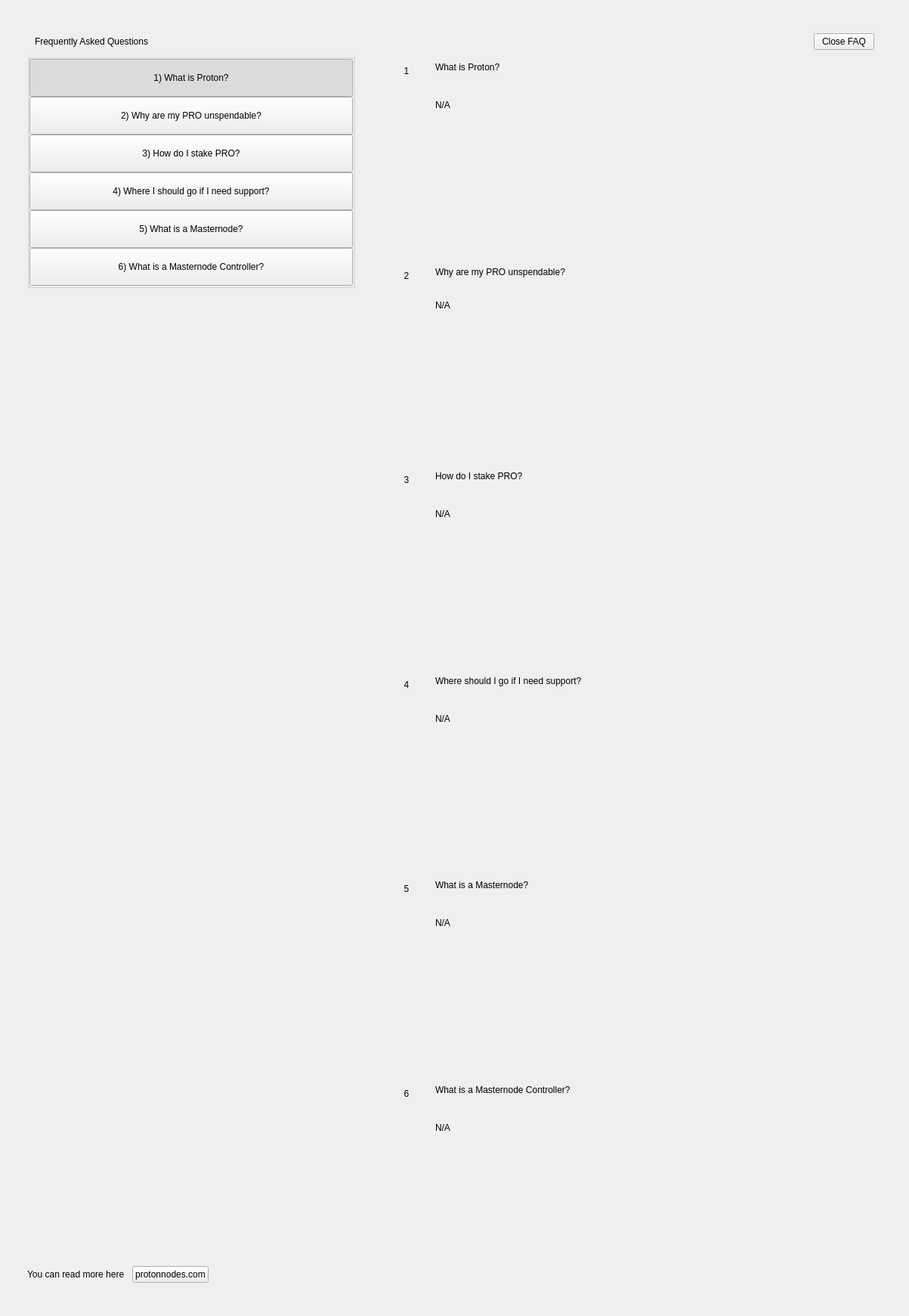
<?xml version="1.0" encoding="UTF-8"?>
<ui version="4.0">
 <class>SettingsFaqWidget</class>
 <widget class="QWidget" name="SettingsFaqWidget">
  <property name="geometry">
   <rect>
    <x>0</x>
    <y>0</y>
    <width>1203</width>
    <height>1741</height>
   </rect>
  </property>
  <property name="windowTitle">
   <string>Form</string>
  </property>
  <layout class="QHBoxLayout" name="horizontalLayout" stretch="0">
   <property name="spacing">
    <number>0</number>
   </property>
   <property name="leftMargin">
    <number>0</number>
   </property>
   <property name="topMargin">
    <number>0</number>
   </property>
   <property name="rightMargin">
    <number>0</number>
   </property>
   <property name="bottomMargin">
    <number>0</number>
   </property>
   <item>
    <widget class="PFBorderImage" name="container">
     <layout class="QVBoxLayout" name="verticalLayoutcont">
      <property name="leftMargin">
       <number>36</number>
      </property>
      <property name="topMargin">
       <number>44</number>
      </property>
      <property name="rightMargin">
       <number>36</number>
      </property>
      <property name="bottomMargin">
       <number>44</number>
      </property>
      <item>
       <layout class="QHBoxLayout" name="horizontalLayout_3">
        <property name="spacing">
         <number>0</number>
        </property>
        <property name="leftMargin">
         <number>10</number>
        </property>
        <property name="rightMargin">
         <number>10</number>
        </property>
        <item>
         <widget class="QLabel" name="labelTitle">
          <property name="text">
           <string>Frequently Asked Questions</string>
          </property>
         </widget>
        </item>
        <item>
         <spacer name="horizontalSpacer">
          <property name="orientation">
           <enum>Qt::Horizontal</enum>
          </property>
          <property name="sizeHint" stdset="0">
           <size>
            <width>40</width>
            <height>20</height>
           </size>
          </property>
         </spacer>
        </item>
        <item>
         <widget class="QPushButton" name="pushButtonExit">
          <property name="text">
           <string>Close FAQ</string>
          </property>
         </widget>
        </item>
       </layout>
      </item>
      <item>
       <layout class="QHBoxLayout" name="horizontalLayout_6" stretch="2,0,3">
        <item>
         <widget class="QWidget" name="left" native="true">
          <layout class="QVBoxLayout" name="verticalLayout_3">
           <property name="leftMargin">
            <number>0</number>
           </property>
           <property name="topMargin">
            <number>0</number>
           </property>
           <property name="rightMargin">
            <number>0</number>
           </property>
           <property name="bottomMargin">
            <number>0</number>
           </property>
           <item>
            <layout class="QVBoxLayout" name="verticalLayout_2">
             <property name="spacing">
              <number>0</number>
             </property>
             <item>
              <widget class="QWidget" name="containerButtons" native="true">
               <layout class="QVBoxLayout" name="verticalLayout">
                <property name="spacing">
                 <number>0</number>
                </property>
                <property name="leftMargin">
                 <number>0</number>
                </property>
                <property name="topMargin">
                 <number>0</number>
                </property>
                <property name="rightMargin">
                 <number>0</number>
                </property>
                <property name="bottomMargin">
                 <number>0</number>
                </property>
                <item>
                 <widget class="QGroupBox" name="groupBox">
                  <property name="title">
                   <string/>
                  </property>
                  <layout class="QVBoxLayout" name="verticalLayout_9">
                   <property name="spacing">
                    <number>0</number>
                   </property>
                   <property name="leftMargin">
                    <number>0</number>
                   </property>
                   <property name="topMargin">
                    <number>0</number>
                   </property>
                   <property name="rightMargin">
                    <number>0</number>
                   </property>
                   <property name="bottomMargin">
                    <number>0</number>
                   </property>
                   <item>
                    <widget class="QPushButton" name="pushButton_Intro">
                     <property name="minimumSize">
                      <size>
                       <width>0</width>
                       <height>50</height>
                      </size>
                     </property>
                     <property name="maximumSize">
                      <size>
                       <width>16777215</width>
                       <height>50</height>
                      </size>
                     </property>
                     <property name="focusPolicy">
                      <enum>Qt::NoFocus</enum>
                     </property>
                     <property name="text">
                      <string>1) What is Proton?</string>
                     </property>
                     <property name="checkable">
                      <bool>true</bool>
                     </property>
                     <property name="checked">
                      <bool>true</bool>
                     </property>
                     <property name="autoExclusive">
                      <bool>true</bool>
                     </property>
                    </widget>
                   </item>
                   <item>
                    <widget class="QPushButton" name="pushButton_UnspendablePRO">
                     <property name="minimumSize">
                      <size>
                       <width>0</width>
                       <height>50</height>
                      </size>
                     </property>
                     <property name="maximumSize">
                      <size>
                       <width>16777215</width>
                       <height>50</height>
                      </size>
                     </property>
                     <property name="focusPolicy">
                      <enum>Qt::NoFocus</enum>
                     </property>
                     <property name="text">
                      <string>2) Why are my PRO unspendable?</string>
                     </property>
                     <property name="checkable">
                      <bool>true</bool>
                     </property>
                     <property name="autoExclusive">
                      <bool>true</bool>
                     </property>
                    </widget>
                   </item>
                   <item>
                    <widget class="QPushButton" name="pushButton_Stake">
                     <property name="minimumSize">
                      <size>
                       <width>0</width>
                       <height>50</height>
                      </size>
                     </property>
                     <property name="focusPolicy">
                      <enum>Qt::NoFocus</enum>
                     </property>
                     <property name="text">
                      <string>3) How do I stake PRO?</string>
                     </property>
                     <property name="checkable">
                      <bool>true</bool>
                     </property>
                     <property name="autoExclusive">
                      <bool>true</bool>
                     </property>
                    </widget>
                   </item>
                   <item>
                    <widget class="QPushButton" name="pushButton_Support">
                     <property name="minimumSize">
                      <size>
                       <width>0</width>
                       <height>50</height>
                      </size>
                     </property>
                     <property name="focusPolicy">
                      <enum>Qt::NoFocus</enum>
                     </property>
                     <property name="text">
                      <string>4) Where I should go if I need support?</string>
                     </property>
                     <property name="checkable">
                      <bool>true</bool>
                     </property>
                     <property name="autoExclusive">
                      <bool>true</bool>
                     </property>
                    </widget>
                   </item>
                   <item>
                    <widget class="QPushButton" name="pushButton_Masternode">
                     <property name="minimumSize">
                      <size>
                       <width>0</width>
                       <height>50</height>
                      </size>
                     </property>
                     <property name="focusPolicy">
                      <enum>Qt::NoFocus</enum>
                     </property>
                     <property name="text">
                      <string>5) What is a Masternode?</string>
                     </property>
                     <property name="checkable">
                      <bool>true</bool>
                     </property>
                     <property name="autoExclusive">
                      <bool>true</bool>
                     </property>
                    </widget>
                   </item>
                   <item>
                    <widget class="QPushButton" name="pushButton_MNController">
                     <property name="minimumSize">
                      <size>
                       <width>0</width>
                       <height>50</height>
                      </size>
                     </property>
                     <property name="focusPolicy">
                      <enum>Qt::NoFocus</enum>
                     </property>
                     <property name="text">
                      <string>6) What is a Masternode Controller?</string>
                     </property>
                     <property name="checkable">
                      <bool>true</bool>
                     </property>
                     <property name="autoExclusive">
                      <bool>true</bool>
                     </property>
                    </widget>
                   </item>
                  </layout>
                 </widget>
                </item>
               </layout>
              </widget>
             </item>
             <item>
              <spacer name="verticalSpacer">
               <property name="orientation">
                <enum>Qt::Vertical</enum>
               </property>
               <property name="sizeHint" stdset="0">
                <size>
                 <width>20</width>
                 <height>40</height>
                </size>
               </property>
              </spacer>
             </item>
             <item>
              <layout class="QHBoxLayout" name="horizontalLayout_2">
               <item>
                <widget class="QLabel" name="labelWebLink">
                 <property name="text">
                  <string>You can read more here</string>
                 </property>
                </widget>
               </item>
               <item>
                <spacer name="horizontalSpacer_4">
                 <property name="orientation">
                  <enum>Qt::Horizontal</enum>
                 </property>
                 <property name="sizeType">
                  <enum>QSizePolicy::Minimum</enum>
                 </property>
                 <property name="sizeHint" stdset="0">
                  <size>
                   <width>10</width>
                   <height>20</height>
                  </size>
                 </property>
                </spacer>
               </item>
               <item>
                <widget class="QPushButton" name="pushButtonWebLink">
                 <property name="focusPolicy">
                  <enum>Qt::NoFocus</enum>
                 </property>
                 <property name="text">
                  <string>protonnodes.com</string>
                 </property>
                </widget>
               </item>
               <item>
                <spacer name="horizontalSpacer_2">
                 <property name="orientation">
                  <enum>Qt::Horizontal</enum>
                 </property>
                 <property name="sizeHint" stdset="0">
                  <size>
                   <width>40</width>
                   <height>20</height>
                  </size>
                 </property>
                </spacer>
               </item>
              </layout>
             </item>
            </layout>
           </item>
          </layout>
         </widget>
        </item>
        <item>
         <spacer name="horizontalSpacer_3">
          <property name="orientation">
           <enum>Qt::Horizontal</enum>
          </property>
          <property name="sizeType">
           <enum>QSizePolicy::Minimum</enum>
          </property>
          <property name="sizeHint" stdset="0">
           <size>
            <width>40</width>
            <height>20</height>
           </size>
          </property>
         </spacer>
        </item>
        <item>
         <widget class="QWidget" name="right" native="true">
          <layout class="QVBoxLayout" name="verticalLayout_5">
           <property name="leftMargin">
            <number>0</number>
           </property>
           <property name="topMargin">
            <number>0</number>
           </property>
           <property name="rightMargin">
            <number>0</number>
           </property>
           <property name="bottomMargin">
            <number>0</number>
           </property>
           <item>
            <layout class="QVBoxLayout" name="verticalLayout_6">
             <property name="spacing">
              <number>0</number>
             </property>
             <item>
              <widget class="QScrollArea" name="scrollAreaFaq">
               <property name="styleSheet">
                <string notr="true">#scrollAreaFaq { background:transparent; }</string>
               </property>
               <property name="horizontalScrollBarPolicy">
                <enum>Qt::ScrollBarAlwaysOff</enum>
               </property>
               <property name="sizeAdjustPolicy">
                <enum>QAbstractScrollArea::AdjustIgnored</enum>
               </property>
               <property name="widgetResizable">
                <bool>true</bool>
               </property>
               <property name="alignment">
                <set>Qt::AlignLeading|Qt::AlignLeft|Qt::AlignTop</set>
               </property>
               <widget class="QWidget" name="scrollAreaWidgetContents">
                <property name="geometry">
                 <rect>
                  <x>0</x>
                  <y>0</y>
                  <width>642</width>
                  <height>1616</height>
                 </rect>
                </property>
                <property name="autoFillBackground">
                 <bool>false</bool>
                </property>
                <property name="styleSheet">
                 <string notr="true">#scrollAreaWidgetContents { background:transparent; }</string>
                </property>
                <layout class="QVBoxLayout" name="verticalLayout_7">
                 <property name="spacing">
                  <number>0</number>
                 </property>
                 <property name="sizeConstraint">
                  <enum>QLayout::SetDefaultConstraint</enum>
                 </property>
                 <property name="leftMargin">
                  <number>0</number>
                 </property>
                 <property name="topMargin">
                  <number>0</number>
                 </property>
                 <property name="rightMargin">
                  <number>0</number>
                 </property>
                 <property name="bottomMargin">
                  <number>0</number>
                 </property>
                 <item>
                  <widget class="QWidget" name="widget_Intro" native="true">
                   <property name="minimumSize">
                    <size>
                     <width>300</width>
                     <height>0</height>
                    </size>
                   </property>
                   <layout class="QHBoxLayout" name="horizontalLayout_Intro" stretch="0,1">
                    <item alignment="Qt::AlignTop">
                     <widget class="QLabel" name="labelNumber_Intro">
                      <property name="minimumSize">
                       <size>
                        <width>24</width>
                        <height>24</height>
                       </size>
                      </property>
                      <property name="maximumSize">
                       <size>
                        <width>16777215</width>
                        <height>24</height>
                       </size>
                      </property>
                      <property name="text">
                       <string>1</string>
                      </property>
                      <property name="alignment">
                       <set>Qt::AlignCenter</set>
                      </property>
                     </widget>
                    </item>
                    <item>
                     <layout class="QVBoxLayout" name="verticalLayout_Intro">
                      <property name="leftMargin">
                       <number>20</number>
                      </property>
                      <property name="rightMargin">
                       <number>20</number>
                      </property>
                      <item>
                       <widget class="QLabel" name="labelSubtitle_Intro">
                        <property name="text">
                         <string>What is Proton?</string>
                        </property>
                        <property name="wordWrap">
                         <bool>true</bool>
                        </property>
                       </widget>
                      </item>
                      <item>
                       <spacer name="verticalSpacer1_Intro">
                        <property name="orientation">
                         <enum>Qt::Vertical</enum>
                        </property>
                        <property name="sizeType">
                         <enum>QSizePolicy::Fixed</enum>
                        </property>
                        <property name="sizeHint" stdset="0">
                         <size>
                          <width>20</width>
                          <height>30</height>
                         </size>
                        </property>
                       </spacer>
                      </item>
                      <item>
                       <widget class="QLabel" name="labelContent_Intro">
                        <property name="text">
                         <string notr="true">N/A</string>
                        </property>
                        <property name="alignment">
                         <set>Qt::AlignLeading|Qt::AlignLeft|Qt::AlignTop</set>
                        </property>
                        <property name="wordWrap">
                         <bool>true</bool>
                        </property>
                       </widget>
                      </item>
                      <item>
                       <spacer name="verticalSpacer2_Intro">
                        <property name="orientation">
                         <enum>Qt::Vertical</enum>
                        </property>
                        <property name="sizeHint" stdset="0">
                         <size>
                          <width>20</width>
                          <height>20</height>
                         </size>
                        </property>
                       </spacer>
                      </item>
                     </layout>
                    </item>
                   </layout>
                  </widget>
                 </item>
                 <item>
                  <widget class="QWidget" name="widget_UnspendablePRO" native="true">
                   <layout class="QHBoxLayout" name="horizontalPage_UnspendablePRO" stretch="0,1">
                    <item alignment="Qt::AlignTop">
                     <widget class="QLabel" name="labelNumber_UnspendablePRO">
                      <property name="minimumSize">
                       <size>
                        <width>24</width>
                        <height>24</height>
                       </size>
                      </property>
                      <property name="maximumSize">
                       <size>
                        <width>16777215</width>
                        <height>24</height>
                       </size>
                      </property>
                      <property name="text">
                       <string>2</string>
                      </property>
                      <property name="alignment">
                       <set>Qt::AlignCenter</set>
                      </property>
                     </widget>
                    </item>
                    <item>
                     <layout class="QVBoxLayout" name="verticalLayout_UnspendablePRO">
                      <property name="spacing">
                       <number>0</number>
                      </property>
                      <property name="leftMargin">
                       <number>20</number>
                      </property>
                      <property name="rightMargin">
                       <number>20</number>
                      </property>
                      <item>
                       <widget class="QLabel" name="labelSubtitle_UnspendablePRO">
                        <property name="text">
                         <string>Why are my PRO unspendable?</string>
                        </property>
                        <property name="wordWrap">
                         <bool>true</bool>
                        </property>
                       </widget>
                      </item>
                      <item>
                       <spacer name="verticalSpacer1_UnspendablePRO">
                        <property name="orientation">
                         <enum>Qt::Vertical</enum>
                        </property>
                        <property name="sizeType">
                         <enum>QSizePolicy::Fixed</enum>
                        </property>
                        <property name="sizeHint" stdset="0">
                         <size>
                          <width>20</width>
                          <height>30</height>
                         </size>
                        </property>
                       </spacer>
                      </item>
                      <item>
                       <widget class="QLabel" name="labelContent_UnspendablePRO">
                        <property name="text">
                         <string notr="true">N/A</string>
                        </property>
                        <property name="alignment">
                         <set>Qt::AlignLeading|Qt::AlignLeft|Qt::AlignTop</set>
                        </property>
                        <property name="wordWrap">
                         <bool>true</bool>
                        </property>
                       </widget>
                      </item>
                      <item>
                       <spacer name="verticalSpacer2_UnspendablePRO">
                        <property name="orientation">
                         <enum>Qt::Vertical</enum>
                        </property>
                        <property name="sizeHint" stdset="0">
                         <size>
                          <width>20</width>
                          <height>20</height>
                         </size>
                        </property>
                       </spacer>
                      </item>
                     </layout>
                    </item>
                   </layout>
                  </widget>
                 </item>
                 <item>
                  <widget class="QWidget" name="widget_Stake" native="true">
                   <layout class="QHBoxLayout" name="horizontalpage_Stake" stretch="0,1">
                    <item alignment="Qt::AlignTop">
                     <widget class="QLabel" name="labelNumber_Stake">
                      <property name="minimumSize">
                       <size>
                        <width>24</width>
                        <height>24</height>
                       </size>
                      </property>
                      <property name="maximumSize">
                       <size>
                        <width>16777215</width>
                        <height>24</height>
                       </size>
                      </property>
                      <property name="text">
                       <string>3</string>
                      </property>
                      <property name="alignment">
                       <set>Qt::AlignCenter</set>
                      </property>
                     </widget>
                    </item>
                    <item>
                     <layout class="QVBoxLayout" name="verticalLayoutpage_Stake">
                      <property name="leftMargin">
                       <number>20</number>
                      </property>
                      <property name="rightMargin">
                       <number>20</number>
                      </property>
                      <item>
                       <widget class="QLabel" name="labelSubtitle_Stake">
                        <property name="text">
                         <string>How do I stake PRO?</string>
                        </property>
                        <property name="wordWrap">
                         <bool>true</bool>
                        </property>
                       </widget>
                      </item>
                      <item>
                       <spacer name="verticalSpacer1_Stake">
                        <property name="orientation">
                         <enum>Qt::Vertical</enum>
                        </property>
                        <property name="sizeType">
                         <enum>QSizePolicy::Fixed</enum>
                        </property>
                        <property name="sizeHint" stdset="0">
                         <size>
                          <width>20</width>
                          <height>30</height>
                         </size>
                        </property>
                       </spacer>
                      </item>
                      <item>
                       <widget class="QLabel" name="labelContent_Stake">
                        <property name="text">
                         <string notr="true">N/A</string>
                        </property>
                        <property name="alignment">
                         <set>Qt::AlignLeading|Qt::AlignLeft|Qt::AlignTop</set>
                        </property>
                        <property name="wordWrap">
                         <bool>true</bool>
                        </property>
                       </widget>
                      </item>
                      <item>
                       <spacer name="verticalSpacer2_Stake">
                        <property name="orientation">
                         <enum>Qt::Vertical</enum>
                        </property>
                        <property name="sizeHint" stdset="0">
                         <size>
                          <width>20</width>
                          <height>20</height>
                         </size>
                        </property>
                       </spacer>
                      </item>
                     </layout>
                    </item>
                   </layout>
                  </widget>
                 </item>
                 <item>
                  <widget class="QWidget" name="widget_Support" native="true">
                   <layout class="QHBoxLayout" name="horizontalpage_Support" stretch="0,1">
                    <item alignment="Qt::AlignTop">
                     <widget class="QLabel" name="labelNumber_Support">
                      <property name="minimumSize">
                       <size>
                        <width>24</width>
                        <height>24</height>
                       </size>
                      </property>
                      <property name="maximumSize">
                       <size>
                        <width>16777215</width>
                        <height>24</height>
                       </size>
                      </property>
                      <property name="text">
                       <string>4</string>
                      </property>
                      <property name="alignment">
                       <set>Qt::AlignCenter</set>
                      </property>
                     </widget>
                    </item>
                    <item>
                     <layout class="QVBoxLayout" name="verticalLayoutpage_Support">
                      <property name="leftMargin">
                       <number>20</number>
                      </property>
                      <property name="rightMargin">
                       <number>20</number>
                      </property>
                      <item>
                       <widget class="QLabel" name="labelSubtitle_Support">
                        <property name="text">
                         <string>Where should I go if I need support?</string>
                        </property>
                        <property name="wordWrap">
                         <bool>true</bool>
                        </property>
                       </widget>
                      </item>
                      <item>
                       <spacer name="verticalSpacer1_Support">
                        <property name="orientation">
                         <enum>Qt::Vertical</enum>
                        </property>
                        <property name="sizeType">
                         <enum>QSizePolicy::Fixed</enum>
                        </property>
                        <property name="sizeHint" stdset="0">
                         <size>
                          <width>20</width>
                          <height>30</height>
                         </size>
                        </property>
                       </spacer>
                      </item>
                      <item>
                       <widget class="QLabel" name="labelContent_Support">
                        <property name="text">
                         <string notr="true">N/A</string>
                        </property>
                        <property name="alignment">
                         <set>Qt::AlignLeading|Qt::AlignLeft|Qt::AlignTop</set>
                        </property>
                        <property name="wordWrap">
                         <bool>true</bool>
                        </property>
                       </widget>
                      </item>
                      <item>
                       <spacer name="verticalSpacer2_Support">
                        <property name="orientation">
                         <enum>Qt::Vertical</enum>
                        </property>
                        <property name="sizeHint" stdset="0">
                         <size>
                          <width>20</width>
                          <height>20</height>
                         </size>
                        </property>
                       </spacer>
                      </item>
                     </layout>
                    </item>
                   </layout>
                  </widget>
                 </item>
                 <item>
                  <widget class="QWidget" name="widget_Masternode" native="true">
                   <layout class="QHBoxLayout" name="horizontalpage_Masternode" stretch="0,1">
                    <item alignment="Qt::AlignTop">
                     <widget class="QLabel" name="labelNumber_Masternode">
                      <property name="minimumSize">
                       <size>
                        <width>24</width>
                        <height>24</height>
                       </size>
                      </property>
                      <property name="maximumSize">
                       <size>
                        <width>16777215</width>
                        <height>24</height>
                       </size>
                      </property>
                      <property name="text">
                       <string>5</string>
                      </property>
                      <property name="alignment">
                       <set>Qt::AlignCenter</set>
                      </property>
                     </widget>
                    </item>
                    <item>
                     <layout class="QVBoxLayout" name="verticalLayoutpage_Masternode">
                      <property name="leftMargin">
                       <number>20</number>
                      </property>
                      <property name="rightMargin">
                       <number>20</number>
                      </property>
                      <item>
                       <widget class="QLabel" name="labelSubtitle_Masternode">
                        <property name="text">
                         <string>What is a Masternode?</string>
                        </property>
                        <property name="wordWrap">
                         <bool>true</bool>
                        </property>
                       </widget>
                      </item>
                      <item>
                       <spacer name="verticalSpacer1_Masternode">
                        <property name="orientation">
                         <enum>Qt::Vertical</enum>
                        </property>
                        <property name="sizeType">
                         <enum>QSizePolicy::Fixed</enum>
                        </property>
                        <property name="sizeHint" stdset="0">
                         <size>
                          <width>20</width>
                          <height>30</height>
                         </size>
                        </property>
                       </spacer>
                      </item>
                      <item>
                       <widget class="QLabel" name="labelContent_Masternode">
                        <property name="text">
                         <string notr="true">N/A</string>
                        </property>
                        <property name="alignment">
                         <set>Qt::AlignLeading|Qt::AlignLeft|Qt::AlignTop</set>
                        </property>
                        <property name="wordWrap">
                         <bool>true</bool>
                        </property>
                       </widget>
                      </item>
                      <item>
                       <spacer name="verticalSpacer2_Masternode">
                        <property name="orientation">
                         <enum>Qt::Vertical</enum>
                        </property>
                        <property name="sizeHint" stdset="0">
                         <size>
                          <width>20</width>
                          <height>20</height>
                         </size>
                        </property>
                       </spacer>
                      </item>
                     </layout>
                    </item>
                   </layout>
                  </widget>
                 </item>
                 <item>
                  <widget class="QWidget" name="widget_MNController" native="true">
                   <layout class="QHBoxLayout" name="horizontalpage_MNController" stretch="0,1">
                    <item alignment="Qt::AlignTop">
                     <widget class="QLabel" name="labelNumber_MNController">
                      <property name="minimumSize">
                       <size>
                        <width>24</width>
                        <height>24</height>
                       </size>
                      </property>
                      <property name="maximumSize">
                       <size>
                        <width>16777215</width>
                        <height>24</height>
                       </size>
                      </property>
                      <property name="text">
                       <string>6</string>
                      </property>
                      <property name="alignment">
                       <set>Qt::AlignCenter</set>
                      </property>
                     </widget>
                    </item>
                    <item>
                     <layout class="QVBoxLayout" name="verticalLayoutpage_MNController">
                      <property name="leftMargin">
                       <number>20</number>
                      </property>
                      <property name="rightMargin">
                       <number>20</number>
                      </property>
                      <item>
                       <widget class="QLabel" name="labelSubtitle_MNController">
                        <property name="text">
                         <string>What is a Masternode Controller?</string>
                        </property>
                        <property name="wordWrap">
                         <bool>true</bool>
                        </property>
                       </widget>
                      </item>
                      <item>
                       <spacer name="verticalSpacer1_MNController">
                        <property name="orientation">
                         <enum>Qt::Vertical</enum>
                        </property>
                        <property name="sizeType">
                         <enum>QSizePolicy::Fixed</enum>
                        </property>
                        <property name="sizeHint" stdset="0">
                         <size>
                          <width>20</width>
                          <height>30</height>
                         </size>
                        </property>
                       </spacer>
                      </item>
                      <item>
                       <widget class="QLabel" name="labelContent_MNController">
                        <property name="text">
                         <string notr="true">N/A</string>
                        </property>
                        <property name="alignment">
                         <set>Qt::AlignLeading|Qt::AlignLeft|Qt::AlignTop</set>
                        </property>
                        <property name="wordWrap">
                         <bool>true</bool>
                        </property>
                       </widget>
                      </item>
                      <item>
                       <spacer name="verticalSpacer2_MNController">
                        <property name="orientation">
                         <enum>Qt::Vertical</enum>
                        </property>
                        <property name="sizeHint" stdset="0">
                         <size>
                          <width>20</width>
                          <height>20</height>
                         </size>
                        </property>
                       </spacer>
                      </item>
                     </layout>
                    </item>
                   </layout>
                  </widget>
                 </item>
                </layout>
               </widget>
              </widget>
             </item>
            </layout>
           </item>
          </layout>
         </widget>
        </item>
       </layout>
      </item>
     </layout>
    </widget>
   </item>
  </layout>
 </widget>
 <customwidgets>
  <customwidget>
   <class>PFBorderImage</class>
   <extends>QFrame</extends>
   <header>qt/proton/pfborderimage.h</header>
   <container>1</container>
  </customwidget>
 </customwidgets>
 <resources/>
 <connections/>
</ui>
